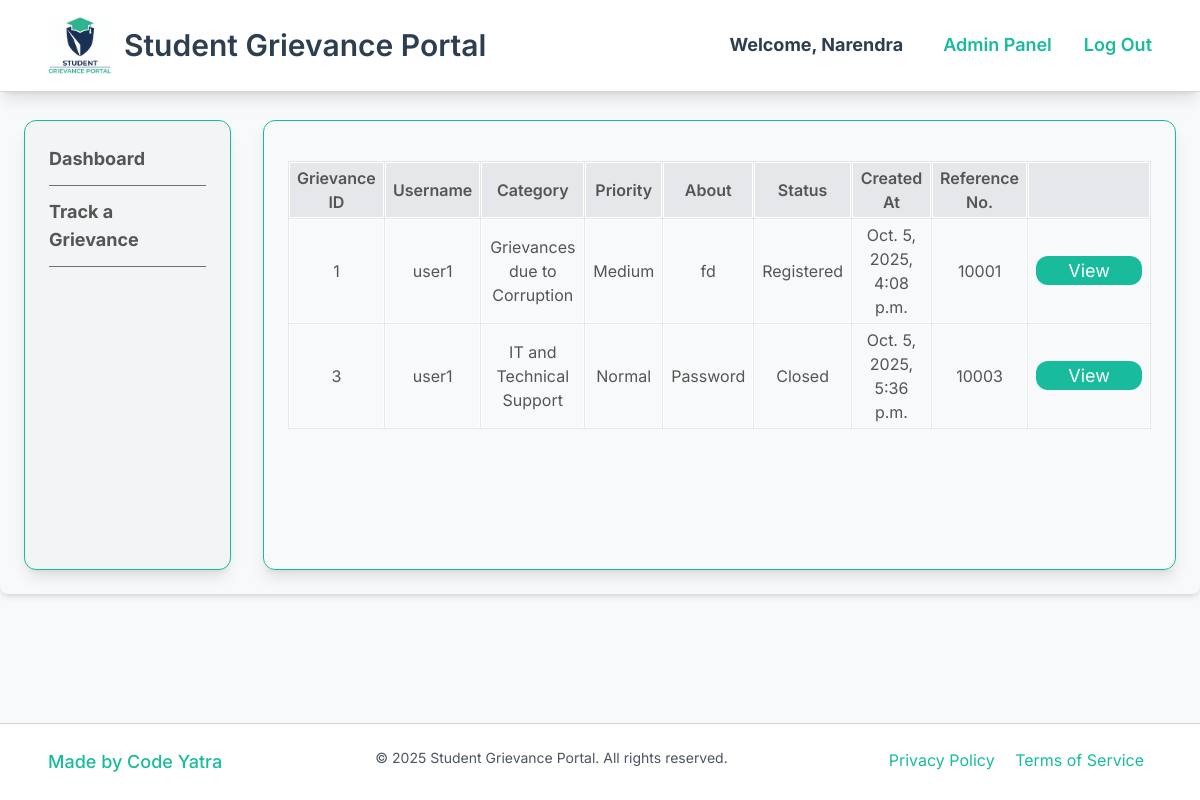
The page /register_grievance (signed in) on the database as committed earlier.
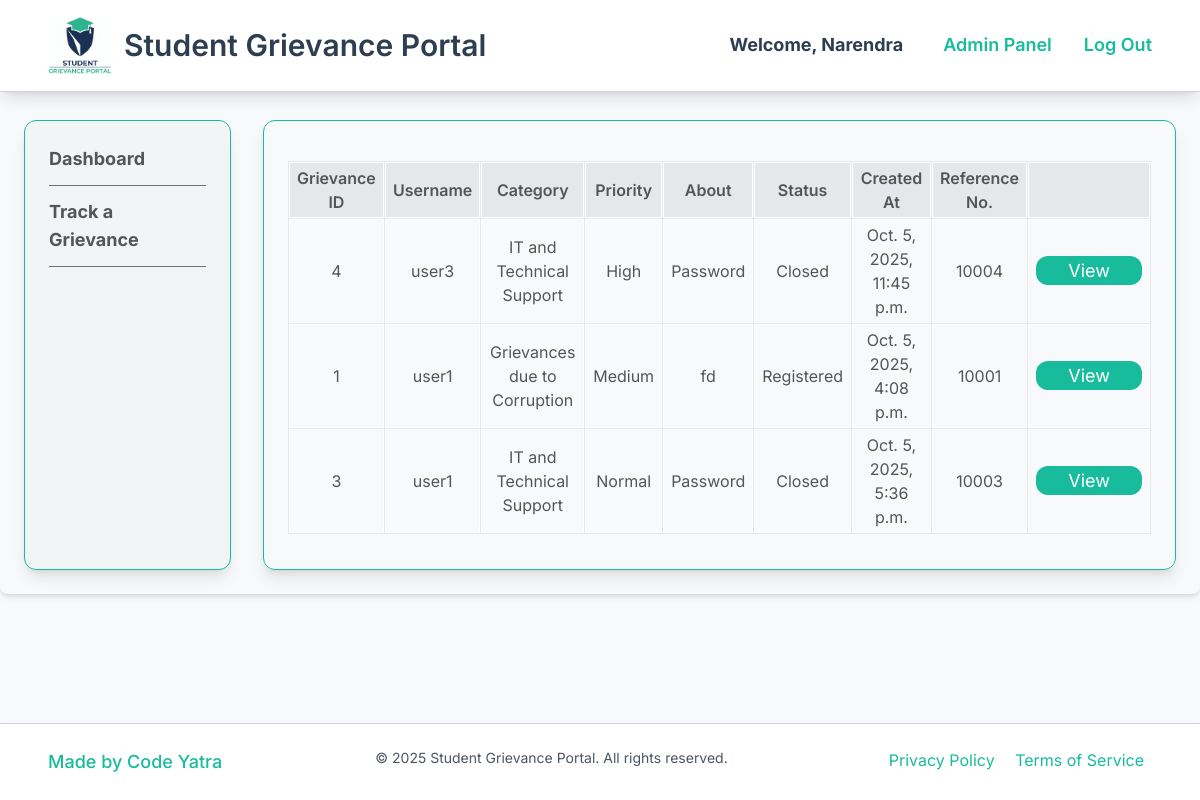
The same page on the database as committed later.
### app/models.py (models this page shows, shortened)
class User(AbstractUser):
    phone_number = models.IntegerField(default=0)
    address = models.CharField(max_length=500, default="No Value")
    state = models.CharField(max_length=100, default="No Value")
    gender = models.CharField(max_length=50, default="No Value")
    handler = models.BooleanField(default=False)

class Grievance(models.Model):
    user = models.ForeignKey(User, on_delete=models.CASCADE, related_name='user')
    category = models.CharField(max_length=100)
    priority = models.CharField(max_length=100, choices=PRIORITY_CHOICES, default="Normal")
    details = models.CharField(max_length=2000)
    about = models.CharField(max_length=500, default="No Value")
    status = models.CharField(max_length=100, choices=STATUS_CHOICES, default="Registered")
    created_at = models.DateTimeField(auto_now_add=True)
    ref_no = models.IntegerField(default=100)
    handler_response = models.CharField(max_length=500, default="")
    satisfied = models.BooleanField(default=False)

### app/views.py (the view)
# urls.py: path("register_grievance", views.register_grievance, name="register_grievance"),
def register_grievance(request): #dashboard
    registered = Grievance.objects.filter(status="Registered", user=request.user)
    underReview = Grievance.objects.filter(status="Under Review", user=request.user)
    closed = Grievance.objects.filter(status="Closed", user=request.user)
    nreg = len(registered)
    nureview = len(underReview)
    nclose = len(closed)
    grievances = Grievance.objects.filter(user=request.user)
    all_grievances = Grievance.objects.all().order_by("priority");
    return render(request, 'app/registerGrievance.html', {
        "registerd": registered,
        "underReview": underReview,
        "closed": closed,
        "count_reg": nreg,
        "count_review": nureview,
        "count_closed": nclose,
        "grievances": grievances,
        "all_grievances": all_grievances,
    })

### app/templates/app/registerGrievance.html (shortened to what this page needs)
{% extends 'app/dash_base.html' %}
{% load static %}
{% block content %}
    <div class="p-6 w-full mx-auto flex flex-col border border-secondary rounded-xl shadow-lg">
        {% include 'app/table.html' %}
    </div>
{% endblock %}

### app/templates/app/dash_base.html (shortened to what this page needs)
{% extends 'app/layout.html' %}
{% load static %}
{% block body %}
    <div class="mt-24 flex mx-auto max-w-7xl">
        <div class="p-6 mr-8 flex flex-col border border-secondary rounded-xl px-6 py-3 bg-gray-100 shadow-lg">
            <a class="py-3 flex gap-x-1 text-lg font-bold border-b flex border-gray-500 hover:text-secondary" href="{% url 'register_grievance' %}">Dashboard</a>
            <a class="py-3 flex gap-x-1 text-lg font-bold border-b border-gray-500 flex hover:text-secondary" href="{% url 'track_grievance' %}">Track a Grievance</a>
        </div>
        <div class="w-4/5 mx-auto overflow-y-auto shadow-lg">
            {% block content %}
            {% endblock %}
        </div>
    </div>
{% endblock %}

### app/templates/app/layout.html (shortened to what this page needs)
{% load static %}
<!DOCTYPE html>
<html lang="en">
    <head>
        <script src="https://cdn.tailwindcss.com"></script>
    </head>
    <body class="flex flex-col justify-between h-screen">
            <nav class="px-12 py-4 flex justify-between items-center border-b border-gray-300 fixed right-0 left-0 top-0 bg-white shadow-lg" style="color: #2C3E50; font-family: 'Inter', sans-serif;">
            <a class="text-3xl font-semibold flex items-center" href="/" style="color: #2C3E50;">
            <img class="w-16 mr-3" src="{% static 'images/logo1.png' %}" alt="Logo" />
              Student Grievance Portal
            </a>
            <div>
              <ul class="flex space-x-8 text-lg font-medium">
                {% if user.is_authenticated %}
                    <li class="nav-item">
                        <a class="p-2 border-b-2 border-transparent hover:border-secondary transition-colors" href="#" style="color: #2C3E50;"><strong>Welcome, {{ user.username }}</strong></a>
                    </li>
                {% endif %}
                {% if user.is_superuser %}
                    <a href="/admin" class="link-secondary font-semibold hover:underline">Admin Panel</a>
                {% endif %}
                {% if user.is_authenticated %}
                    <li class="nav-item">
                        <a class="link-secondary font-semibold hover:underline" href="{% url 'logout' %}">Log Out</a>
                    </li>
                {% endif %}
              </ul>
            </div>
          </nav>
        <div class="body card-bg p-6 rounded-lg shadow-md">
            {% block body %}
            {% endblock %}
        </div>
        {% block footer %}
        <footer class="mt-20 px-12 py-6 flex justify-between border-t border-gray-300 static bottom-0 bg-white shadow-lg" style="color: #2C3E50; font-family: 'Inter', sans-serif;">
            <a href="https://code-yatra-pi.vercel.app/" target="_blank" class="text-lg link-secondary flex items-center font-medium hover:underline">
              Made by Code Yatra
            </a>
            <p class="text-sm text-gray-600">&copy; 2025 Student Grievance Portal. All rights reserved.</p>
            <div>
              <a href="#" class="link-secondary hover:underline mx-2">Privacy Policy</a>
              <a href="#" class="link-secondary hover:underline mx-2">Terms of Service</a>
            </div>
        </footer>
        {% endblock %}
    </body>
</html>

### app/templates/app/table.html (shortened to what this page needs)
{% block table %}
   <div class="mt-4 h-96 overflow-y-scroll overflow-x-auto">
       <table class="table-auto border border-collapse text-center">
           <thead class="sticky top-0">
               <tr>
                  <th class="py-1 px-2 bg-gray-200 font-semibold border">Grievance ID</th>
                  {% if request.user.handler %}
                      <th class="py-1 px-2 bg-gray-200 font-semibold border">Username</th>
                  {% endif %}
                  <th class="py-1 px-2 bg-gray-200 font-semibold border">Category</th>
                  <th class="py-1 px-2 bg-gray-200 font-semibold border">Priority</th>
                  <th class="py-1 px-2 bg-gray-200 font-semibold border">About</th>
                  <th class="py-1 px-2 bg-gray-200 font-semibold border">Status</th>
                  <th class="py-1 px-2 bg-gray-200 font-semibold border">Created At</th>
                  <th class="py-1 px-2 bg-gray-200 font-semibold border">Reference No.</th>
                  <th class="py-1 px-2 bg-gray-200 font-semibold border"></th>
               </tr>
           </thead>
            <tbody>
                {% if request.user.handler %}
                    {% for grievance in all_grievances %}
                        <tr>
                            <td class="py-1 px-2 border">{{ grievance.id }}</td>
                            <td class="py-1 px-2 border">{{ grievance.user.username }}</td>
                            <td class="py-1 px-2 border">{{ grievance.category }}</td>
                            <td class="py-1 px-2 border">{{ grievance.priority }}</td>
                            <td class="py-1 px-2 border">{{ grievance.about }}</td>
                            <td class="py-1 px-2 border">{{ grievance.status }}</td>
                            <td class="py-1 px-2 border">{{ grievance.created_at }}</td>
                            <td class="py-1 px-2 border">{{ grievance.ref_no }}</td>
                            <td class="py-1 px-2 border"><a href="{% url 'grievance_detail' grievance.ref_no%}" class="py-1 px-8 text-lg bg-secondary hover:bg-secondary-dark rounded-xl text-white">View</a></td>
                        </tr>
                    {% endfor %}
                {% endif %}
            </tbody>
        </table>
    </div>
{% endblock %}

### app/templates/app/layout.html (style rules this page uses)
body { font-family: 'Inter', sans-serif; background-color: #F8F9FA; color: #555555; }
.link-secondary { color: #18BC9C; text-decoration: none; }

### app/templates/app/table.html (style rules this page uses)
tr th, tr td { box-shadow: 0px 0px 0px 1px white inset; }

Rows that differ between the two databases and show on the page:
added Grievance: id "4", user.username "user3", category "IT and Technical Support", priority "High", about "Password", status "Closed", created_at "Oct. 5, 2025, 11:45 p.m.", ref_no "10004"
